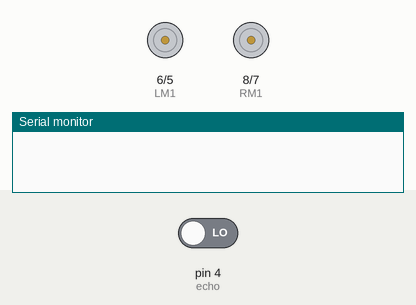
Bench run of a sketch on a simulated Arduino Uno, built with avr-gcc and run on an emulated ATmega328P. Shown: motor-driver pin pairs drawn as motors (green arrow = first pin HIGH = forward, orange = second pin HIGH = backward, longer = more drive), the last lines printed to the serial monitor. Inputs (shaded band) come from the test bench; at power-on: pin 4 (echo) LOW.

Above: at 0.1 s.
At 1.1 s:
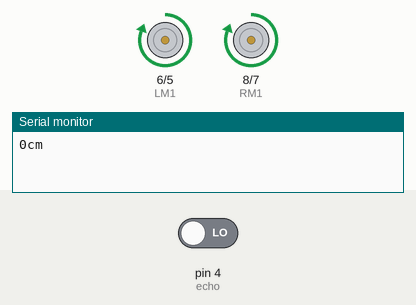
Timing chart, 0 to 2.6 s (numbered marks = the images above):
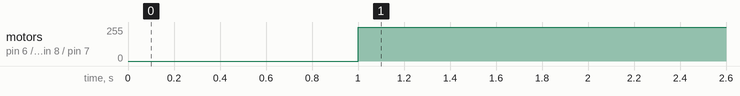

Measured:
- by itself, motor on pin 6 (LM1) / pin 5 (LM2), motor on pin 8 (RM1) / pin 7 (RM2): stopped → forward 255/255 at 1.0 s

The sketch:

ultrasonic_motor.ino
```cpp
int trig=3;
int echo=4;

int RM1=8;
int RM2=7;
int LM1=6;
int LM2=5;

void setup() {
 pinMode(trig,OUTPUT);
 pinMode(echo,INPUT);

 pinMode(RM1,OUTPUT);
 pinMode(RM2,OUTPUT);
 pinMode(LM1,OUTPUT);
 pinMode(LM2,OUTPUT);
 Serial.begin(9600);

}

void loop() {
  digitalWrite(trig,LOW);
  delayMicroseconds(2);
  digitalWrite(trig,HIGH);
  delayMicroseconds(100);

  long x=pulseIn(echo,HIGH);
  long y=x/58;
  Serial.print(y);
  Serial.println("cm");

  if(y>13){                                           //stopp
  digitalWrite(RM1,LOW);
  digitalWrite(RM2,LOW);
  digitalWrite(LM1,LOW);
  digitalWrite(LM2,LOW);
  }

  else{                                               //run
   digitalWrite(RM1,HIGH);
  digitalWrite(RM2,LOW);
   digitalWrite(LM1,HIGH);
   digitalWrite(LM2,LOW);
   }
}
```
